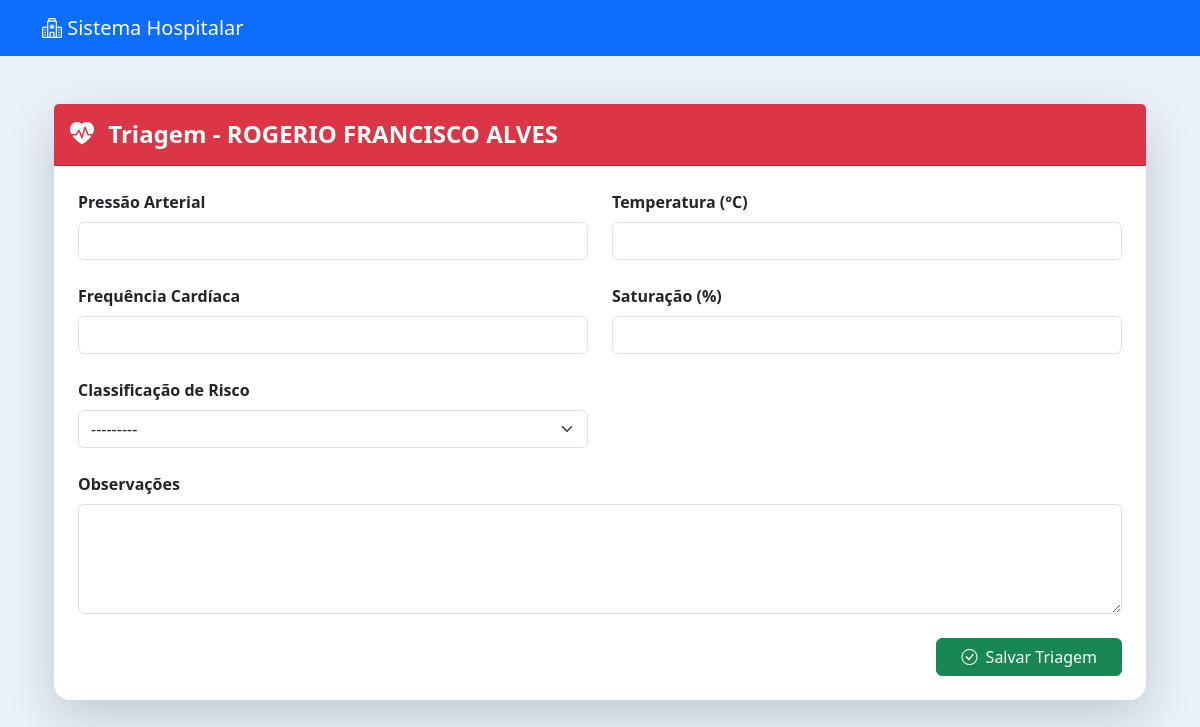
The app's page /triagem/realizar/2/, older data.
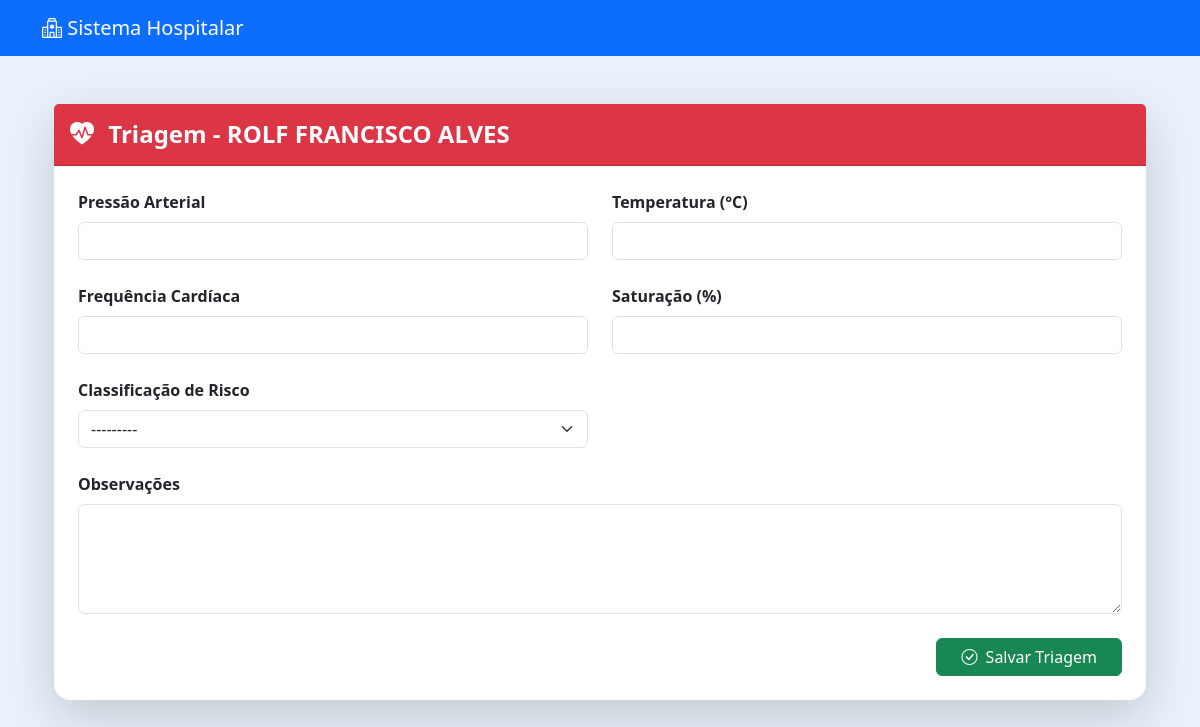
The same page, newer data.
### recepcao/models.py (models this page shows, shortened)
class Agendamento(models.Model):
    STATUS_CHOICES = [
        ('AGENDADO', 'Agendado'),
        ('TRIAGEM', 'Em Triagem'),
        ('FINALIZADO', 'Finalizado'),
    ]
    paciente = models.ForeignKey(Paciente, on_delete=models.CASCADE)
    data = models.DateField()
    hora = models.TimeField()
    criado_por = models.ForeignKey(User, on_delete=models.SET_NULL, null=True)
    status = models.CharField(max_length=20, choices=STATUS_CHOICES, default='AGENDADO')
    criado_em = models.DateTimeField(auto_now_add=True)

### pacientes/models.py (models this page shows, shortened)
class Paciente(models.Model):
    nome = models.CharField(max_length=100)
    nome_social = models.CharField(max_length=100, blank=True, null=True)
    nome_mae = models.CharField(max_length=100)
    nome_pai = models.CharField(max_length=100, blank=True, null=True)
    cpf = models.CharField(
        max_length=14,
        unique=True,
        validators=[
            RegexValidator(
                r'^\d{3}\.\d{3}\.\d{3}-\d{2}$',
                'CPF inválido! Use XXX.XXX.XXX-XX'
            )
        ]
    )
    data_nascimento = models.DateField()
    SEXO_BIOLOGICO_CHOICES = [
        ('M', 'Masculino'),
        ('F', 'Feminino'),
        ('I', 'Intersexo'),
    ]
    sexo_biologico = models.CharField(max_length=1, choices=SEXO_BIOLOGICO_CHOICES)
    identidade_genero = models.CharField(max_length=50)
    orientacao_sexual = models.CharField(max_length=50)
    NACIONALIDADE_CHOICES = [
        ('BRASILEIRA', 'Brasileira'),
        ('ARGENTINA', 'Argentina'),
        ('BOLIVIANA', 'Boliviana'),
        ('CHILENA', 'Chilena'),
        ('COLOMBIANA', 'Colombiana'),
        ('PARAGUAIA', 'Paraguaia'),
        ('PERUANA', 'Peruana'),
        ('URUGUAIA', 'Uruguaia'),
        ('VENEZUELANA', 'Venezuelana'),
        ('OUTRA', 'Outra'),
    ]
    nacionalidade = models.CharField(
        max_length=20,
        choices=NACIONALIDADE_CHOICES,
        default='BRASILEIRA'
    )
    naturalidade = models.CharField(max_length=100)
    RACA_COR_CHOICES = [
        ('BRANCA', 'Branca'),
        ('PRETA', 'Preta'),
        ('PARDA', 'Parda'),
        ('AMARELA', 'Amarela'),
        ('INDIGENA', 'Indígena'),
    ]
    raca_cor = models.CharField(max_length=10, choices=RACA_COR_CHOICES)
    ESTADO_CIVIL_CHOICES = [
        ('SOLTEIRO', 'Solteiro(a)'),
        ('CASADO', 'Casado(a)'),
        ('DIVORCIADO', 'Divorciado(a)'),
        ('VIUVO', 'Viúvo(a)'),
        ('UNIAO_ESTAVEL', 'União Estável'),
    ]
    estado_civil = models.CharField(max_length=20, choices=ESTADO_CIVIL_CHOICES)
    ESCOLARIDADE_CHOICES = [
        ('SEM_INSTRUCAO', 'Sem instrução'),
        ('FUNDAMENTAL_INCOMPLETO', 'Fundamental incompleto'),
        ('FUNDAMENTAL_COMPLETO', 'Fundamental completo'),
        ('MEDIO_INCOMPLETO', 'Médio incompleto'),
        ('MEDIO_COMPLETO', 'Médio completo'),
        ('SUPERIOR_INCOMPLETO', 'Superior incompleto'),
        ('SUPERIOR_COMPLETO', 'Superior completo'),
        ('POS_GRADUACAO', 'Pós-graduação'),
        ('MESTRADO', 'Mestrado'),
        ('DOUTORADO', 'Doutorado'),
    ]
    escolaridade = models.CharField(max_length=30, choices=ESCOLARIDADE_CHOICES)
    profissao = models.CharField(max_length=50)
    rg = models.CharField(max_length=20)
    orgao_emissor = models.CharField(max_length=10)
    UF_CHOICES = [
        ('AC','AC'), ('AL','AL'), ('AP','AP'), ('AM','AM'),
        ('BA','BA'), ('CE','CE'), ('DF','DF'), ('ES','ES'),
        ('GO','GO'), ('MA','MA'), ('MT','MT'), ('MS','MS'),
        ('MG','MG'), ('PA','PA'), ('PB','PB'), ('PR','PR'),
        ('PE','PE'), ('PI','PI'), ('RJ','RJ'), ('RN','RN'),
        ('RS','RS'), ('RO','RO'), ('RR','RR'), ('SC','SC'),
        ('SP','SP'), ('SE','SE'), ('TO','TO'),
    ]
    uf_rg = models.CharField(max_length=2, choices=UF_CHOICES)
    cep = models.CharField(
        max_length=9,
        validators=[
            RegexValidator(
                r'^\d{5}-\d{3}$',
                'CEP inválido! Use XXXXX-XXX'
            )
        ]
    )
    endereco = models.CharField(max_length=100)
    numero = models.CharField(max_length=10)
    complemento = models.CharField(max_length=50, blank=True, null=True)
    bairro = models.CharField(max_length=50)
    municipio = models.CharField(max_length=50)
    uf = models.CharField(max_length=2, choices=UF_CHOICES)
    ZONA_CHOICES = [
        ('URBANA', 'Urbana'),
        ('RURAL', 'Rural'),
    ]
    zona = models.CharField(max_length=6, choices=ZONA_CHOICES)
    telefone_fixo = models.CharField(
        max_length=15,
        blank=True,
        null=True,
        validators=[
            RegexValidator(
                r'^\(\d{2}\)\s\d{4}-\d{4}$',
                'Telefone inválido! Use (XX) XXXX-XXXX'
            )
        ]
    )
    celular = models.CharField(
        max_length=15,
        validators=[
            RegexValidator(
                r'^\(\d{2}\)\s\d{5}-\d{4}$',
                'Celular inválido! Use (XX) XXXXX-XXXX'
            )
        ]
    )
    whatsapp = models.BooleanField(default=False)
    email = models.EmailField(blank=True, null=True)
    cartao_sus = models.CharField(max_length=18, blank=True, null=True)
    criado_por = models.ForeignKey(
        User,
        on_delete=models.SET_NULL,
        null=True,
        blank=True,
        related_name='pacientes_criados'
    )
    data_criacao = models.DateTimeField(default=timezone.now, editable=False)
    data_atualizacao = models.DateTimeField(auto_now=True)

### triagem/views.py (the view)
# urls.py: path('realizar/<int:id>/', views.realizar_triagem, name='realizar_triagem'),
def realizar_triagem(request, id):
    agendamento = get_object_or_404(Agendamento, id=id)
    if request.method == 'POST':
        form = TriagemForm(request.POST)
        if form.is_valid():
            triagem = form.save(commit=False)
            triagem.agendamento = agendamento
            triagem.paciente = agendamento.paciente
            triagem.save()
            agendamento.status = "Aguardando Médico"
            agendamento.save()
            return redirect('triagem_dashboard')
    else:
        form = TriagemForm()
    return render(request, 'triagem/realizar_triagem.html', {
        'form': form,
        'agendamento': agendamento
    })

### triagem/forms.py
class TriagemForm(forms.ModelForm):
    class Meta:
        model = Triagem
        fields = ['pressao_arterial', 'temperatura', 'frequencia_cardiaca',
                  'saturacao', 'classificacao_risco', 'observacoes']
        widgets = {
            'pressao_arterial': forms.TextInput(attrs={'class': 'form-control'}),
            'temperatura': forms.NumberInput(attrs={'class': 'form-control'}),
            'frequencia_cardiaca': forms.NumberInput(attrs={'class': 'form-control'}),
            'saturacao': forms.NumberInput(attrs={'class': 'form-control'}),
            'classificacao_risco': forms.Select(attrs={'class': 'form-select'}),
            'observacoes': forms.Textarea(attrs={'class': 'form-control', 'rows': 4}),
        }

### triagem/templates/triagem/realizar_triagem.html (shortened to what this page needs)
{% extends 'usuarios/base.html' %}
{% block content %}
<div class="container mt-5">
    <div class="card shadow-lg border-0 rounded-4">
        <div class="card-header bg-danger text-white py-3">
            <h4 class="mb-0 fw-bold">
                <i class="bi bi-heart-pulse-fill me-2"></i>
                Triagem - {{ agendamento.paciente.nome }}
            </h4>
        </div>
        <div class="card-body p-4">
            <form method="POST">
                <div class="row g-4">
                    <div class="col-md-6">
                        <label class="form-label fw-semibold" for="id_pressao_arterial">Pressão Arterial</label>
                        {{ form.pressao_arterial }}
                    </div>
                    <div class="col-md-6">
                        <label class="form-label fw-semibold" for="id_temperatura">Temperatura (°C)</label>
                        {{ form.temperatura }}
                    </div>
                    <div class="col-md-6">
                        <label class="form-label fw-semibold" for="id_frequencia_cardiaca">Frequência Cardíaca</label>
                        {{ form.frequencia_cardiaca }}
                    </div>
                    <div class="col-md-6">
                        <label class="form-label fw-semibold" for="id_saturacao">Saturação (%)</label>
                        {{ form.saturacao }}
                    </div>
                    <div class="col-md-6">
                        <label class="form-label fw-semibold" for="id_classificacao_risco">Classificação de Risco</label>
                        {{ form.classificacao_risco }}
                    </div>
                    <div class="col-12">
                        <label class="form-label fw-semibold" for="id_observacoes">Observações</label>
                        {{ form.observacoes }}
                    </div>
                </div>
                <div class="text-end mt-4">
                    <button type="submit" class="btn btn-success px-4">
                        <i class="bi bi-check-circle me-1"></i> Salvar Triagem
                    </button>
                </div>
            </form>
        </div>
    </div>
</div>
{% endblock %}

Row changes from the older to the newer data that the page shows:
changed Agendamento: paciente.nome "ROGERIO FRANCISCO ALVES" → "ROLF FRANCISCO ALVES"
